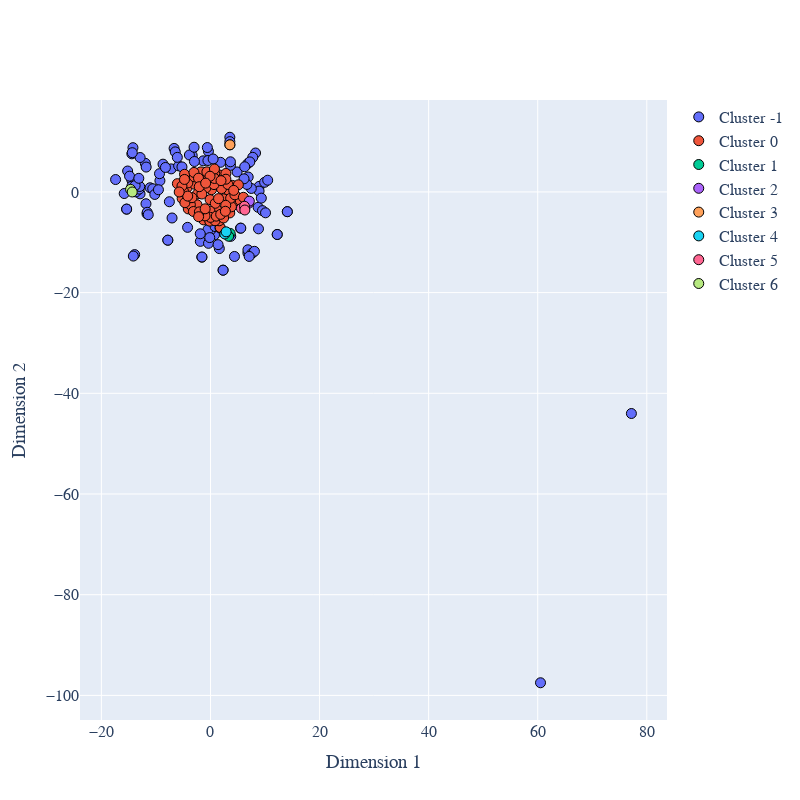

The notebook cell this image was saved under:
### Markdown cell above
### DBSCAN TSNE

### Code cell
#T-SNE with two principal components
TSNE_2d = TSNE(n_components=2, init='random')

clusters = ml_df['cluster_labels']
PCs_2d = pd.DataFrame(TSNE_2d.fit_transform(plotX))
PCs_2d.columns = ["PC1_2d", "PC2_2d"]
plotX['clusters'] = clusters
plotX['PC1_2d'] = PCs_2d['PC1_2d']
plotX['PC2_2d'] = PCs_2d['PC2_2d']

uniq_clusters = plotX['clusters'].unique()
uniqs = uniq_clusters.tolist()
uniqs.sort()

traces = []

for cluster in uniqs:
    cluster_data = plotX[plotX['clusters'] == cluster]

    #trace1 is for 'Cluster 0'
    trace = go.Scatter(
                        x = cluster_data["PC1_2d"],
                        y = cluster_data["PC2_2d"],
                        mode = "markers",
                        name = "Cluster " + str(cluster),
                        marker = dict(size = 10, line=dict(width=1,color='Black')),
                        text = None)

    traces.append(trace)



layout = dict(xaxis= dict(title= 'Dimension 1',zeroline= False),
              yaxis= dict(title= 'Dimension 2',zeroline= False),
              font_family="Arial",
              font = dict(size=16),
              width=800,
              height=800
             )

fig = dict(data = traces, layout = layout)

iplot(fig)

### Figure 1 — Plotly figure (JSON) as saved in the notebook; plotly's stock layout.template omitted (floating-point values rounded to 4 significant figures)
{"data": [{"marker": {"line": {"color": "Black", "width": 1}, "size": 10}, "mode": "markers", "name": "Cluster -1", "type": "scatter", "x": [-11.07, -12.91, 0.5926, -6.67, -3.347, 0.565, 0.0624, -3.865, -1.586, 5.501, 7.023, 6.864, 6.864, -7.208, -1.859, -5.841, 14.09, 2.314, 14.09, 6.915, 1.621, 5.563, -1.336, 12.24, -1.562, -17.4, -11.95, -11.83, -15.82, -14.41, -15.19, -14.43, 8.733, -13.9, -14.15, -4.198, -9.27, 8.263, 77.18, 12.24, -5.227, 0.7345, -11.64, 8.941, 1.839, 3.552, -13.83, -14.4, 6.867, -13.68, 0.1813, 9.537, 2.313, 10.09, 4.88, 8.911, 7.751, 3.719, -13.08, 8.803, -7.822, -12.97, -14.83, -13.82, -10.59, -7.823, 9.931, -0.4649, -8.703, -12.9, 3.552, -11.6, -11.79, 7.485, -0.3632, -0.1378, -2.943, 7.629, 8.06, 7.216, 6.275, 6.68, 3.665, -0.3723, -11.41, 3.658, -0.5768, -9.345, -10.21, -1.878, -7.537, -9.54, -15.38, -15.37, 9.322, -13.14, 4.4, -6.459, 10.49, -7.045, -3.009, -0.468, 0.8471, -14.21, 60.51, 0.4889, -14.34, -8.256, 6.15, 1.395, -6.08, 7.096], "y": [0.8261, -0.3835, -8.007, 8.642, 7.224, -7.677, -8.019, 7.333, -12.96, -7.204, -12.07, -12.11, -11.49, 4.575, -9.822, 5.173, -3.924, -15.54, -3.925, 2.964, -11.25, -7.195, 6.171, -8.455, -12.93, 2.459, 5.685, -2.349, -0.3229, 7.563, 4.153, 2.34, -3.054, -12.45, -12.74, -7.038, 2.226, 7.733, -44.01, -8.453, 4.968, -8.544, -4.338, 1.106, 5.882, 10.86, 0.6417, 1.141, 5.646, 0.002631, -7.395, -3.716, -15.54, -4.148, 3.969, 0.1662, 6.874, -8.82, 0.5588, -7.331, -9.59, 1.078, 3.13, 1.259, 0.6296, -9.584, 1.911, -7.492, 5.511, 6.835, 9.989, -4.046, 4.936, 0.6875, -10.21, -9.071, 6.044, -12.18, -11.8, 5.96, 4.994, 1.486, 5.277, 8.062, -4.527, 5.982, 8.817, 3.621, -0.5004, -8.314, -1.95, 0.4329, -3.417, -3.416, -1.234, 2.702, -12.82, 7.953, 2.326, -5.178, 8.874, 6.236, -6.879, 8.786, -97.49, 6.544, 7.792, 4.86, 2.602, -10.47, 6.865, -12.81]}, {"marker": {"line": {"color": "Black", "width": 1}, "size": 10}, "mode": "markers", "name": "Cluster 0", "type": "scatter", "x": [1.753, 1.779, -2.399, -0.06715, -5.192, 1.119, 0.8781, 3.535, 2.428, -2.465, -1.262, -4.298, -0.09753, -3.839, 3.22, 4.006, 0.1958, -1.773, 1.717, 2.027, 4.236, 3.845, 2.825, 5.465, 3.692, -0.8562, 0.6473, 5.115, 3.201, 4.475, 4.257, 1.479, 2.826, 2.799, 0.7635, 0.7322, -2.937, -6.067, -4.755, -1.262, 1.59, -4.069, -4.149, -2.954, -0.1374, -4.856, 0.8338, -3.028, -3.69, -3.13, -4.688, -3.396, -2.196, 0.01498, -1.004, -4.174, 1.065, -5.226, 2.411, -4.767, -5.734, 1.872, -1.583, -2.038, -0.6582, 6.034, 2.728, -2.061, 0.7312, 1.934, -2.178, -0.9793, -0.08656, -0.8835], "y": [-7.147, -7.068, -0.3987, -1.528, -1.31, -3.419, -2.262, -4.174, -1.376, -2.553, 3.161, 0.8327, -3.815, 2.83, 0.3787, 1.298, 0.4503, 3.975, 3.344, 0.6555, -1.974, -2.953, 3.665, -1.74, -1.26, 0.7916, 1.46, 1.411, 1.483, -0.577, 0.3098, -1.332, 2.524, -2.662, 3.641, 2.674, 1.533, 1.643, 3.499, -5.557, -5.737, -3.374, 1.791, 3.005, -5.806, -0.04172, -5.725, 3.87, -2.532, -3.891, -2.144, -1.145, 2.727, -5.059, -4.764, -0.8295, -4.814, 1.162, -5.169, 2.481, -0.01447, -4.455, -0.4171, -3.968, 3.99, -1.065, -3.841, 1.035, 4.552, 2.241, -4.92, -3.356, 3.115, 1.745]}, {"marker": {"line": {"color": "Black", "width": 1}, "size": 10}, "mode": "markers", "name": "Cluster 1", "type": "scatter", "x": [3.614, 3.331], "y": [-8.249, -8.804]}, {"marker": {"line": {"color": "Black", "width": 1}, "size": 10}, "mode": "markers", "name": "Cluster 2", "type": "scatter", "x": [6.959, 7.123], "y": [-2.275, -1.834]}, {"marker": {"line": {"color": "Black", "width": 1}, "size": 10}, "mode": "markers", "name": "Cluster 3", "type": "scatter", "x": [3.56, 3.56], "y": [9.356, 9.356]}, {"marker": {"line": {"color": "Black", "width": 1}, "size": 10}, "mode": "markers", "name": "Cluster 4", "type": "scatter", "x": [2.626, 2.874], "y": [-8.355, -7.93]}, {"marker": {"line": {"color": "Black", "width": 1}, "size": 10}, "mode": "markers", "name": "Cluster 5", "type": "scatter", "x": [5.678, 6.233, 6.299], "y": [-3.261, -2.847, -3.592]}, {"marker": {"line": {"color": "Black", "width": 1}, "size": 10}, "mode": "markers", "name": "Cluster 6", "type": "scatter", "x": [-14.66, -14.35], "y": [0.5098, -0.01413]}], "layout": {"font": {"family": "Arial", "size": 16}, "height": 800, "width": 800, "xaxis": {"title": {"text": "Dimension 1"}, "zeroline": false}, "yaxis": {"title": {"text": "Dimension 2"}, "zeroline": false}}}
